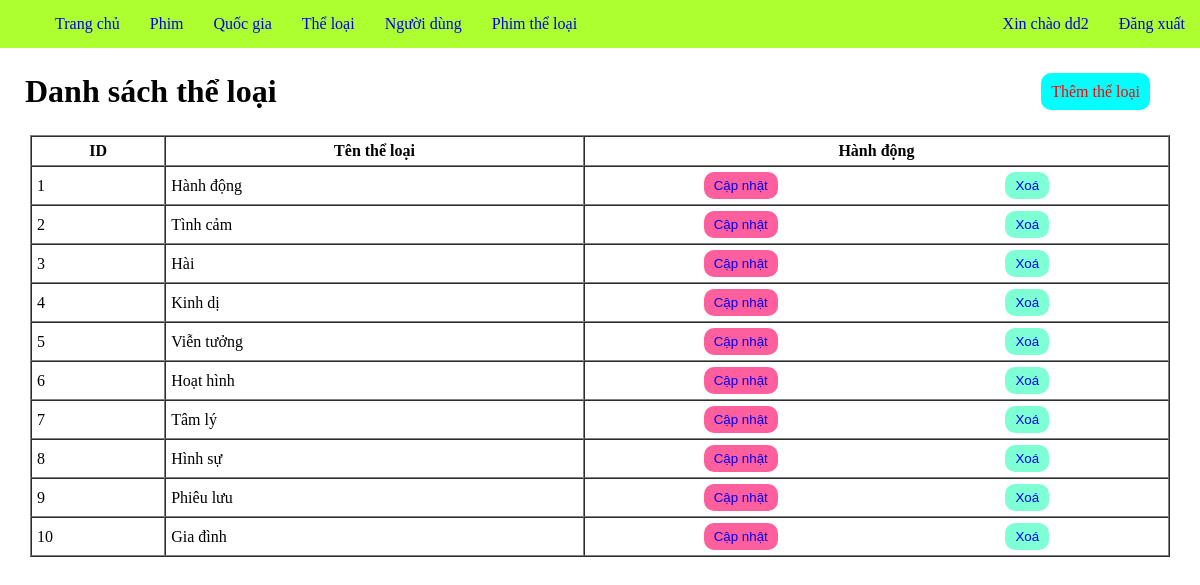
Page /PHP/B2/index.php?page_layout=theloai (signed in) on the committed database.
### tables this page shows
CREATE TABLE IF NOT EXISTS the_loai (
    id INT PRIMARY KEY AUTO_INCREMENT,
    ten_the_loai VARCHAR(50) NOT NULL
);

### PHP/B2/theloai.php (the view, shortened to what this page needs)
<!DOCTYPE html>
<html lang="en">
<head>
</head>
<body>
    <div style="display: flex; justify-content: space-between; align-items: center; ">
    <h1>Danh sách thể loại</h1>
    <div>
        <a class="btn them" href="index.php?page_layout=themtheloai">Thêm thể loại</a>
    </div>
    </div>
    <table border="1" cellspacing="0" cellpadding="5">
        <tr>
            <th>ID</th>
            <th>Tên thể loại</th>
            <th>Hành động</th>
        </tr>
        <?php
        include("connect.php");
        $sql = "SELECT * FROM the_loai";
        $result = mysqli_query($conn, $sql);
        while ($row = mysqli_fetch_array($result)) {
        ?>
        <tr>
            <td><?= $row["id"] ?></td>
            <td><?= $row["ten_the_loai"] ?></td>
            <td class="byt">
                <button class="update"><a href="index.php?page_layout=suatheloai&id=<?= $row['id'] ?>">Cập nhật</a></button>
                <button><a class="xoa" href="delete/xoatheloai.php?id=<?= $row['id'] ?>">Xoá</a></button>
            </td>
        </tr>
        <?php } ?>
    </table>
</body>
</html>

### PHP/B2/index.php (style rules this page uses)
body { margin: 0; }
a { text-decoration: none; }

### PHP/B2/theloai.php (style rules this page uses)
table { width: 95%; margin: auto; }
.btn { padding: 10px; border: 1px solid black; border-radius: 10px; }
h1 { padding: 15px; margin: 10px; }
.them { margin-right: 50px; background-color: aqua; border: none; color: red; }
.byt { display: flex; justify-content: space-around; }
button { padding: 6px 10px; border-radius: 10px; border: none; color: red; background-color: aquamarine; }
.update { color: black; background-color: #ff5f9cff; }

### rows in the picture
the_loai: id "1", ten_the_loai "Hành động"
the_loai: id "2", ten_the_loai "Tình cảm"
the_loai: id "3", ten_the_loai "Hài"
the_loai: id "4", ten_the_loai "Kinh dị"
the_loai: id "5", ten_the_loai "Viễn tưởng"
the_loai: id "6", ten_the_loai "Hoạt hình"
the_loai: id "7", ten_the_loai "Tâm lý"
the_loai: id "8", ten_the_loai "Hình sự"
the_loai: id "9", ten_the_loai "Phiêu lưu"
the_loai: id "10", ten_the_loai "Gia đình"

### other values in the picture
$_SESSION['username'] "dd2"
